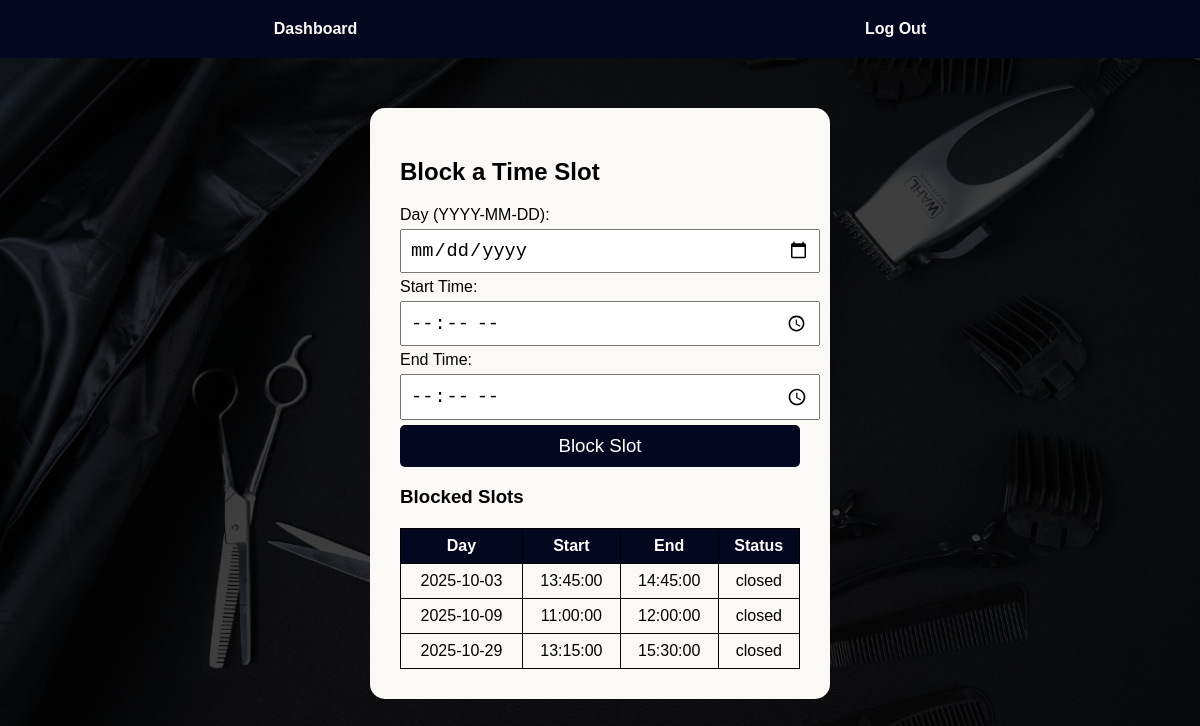
/manageavailability.php, run on the app's committed database.
### tables this page shows
CREATE TABLE IF NOT EXISTS `availability` (
  `id` int NOT NULL AUTO_INCREMENT,
  `day` varchar(20) NOT NULL,
  `start_time` time NOT NULL,
  `end_time` time NOT NULL,
  `status` enum('open','closed') NOT NULL DEFAULT 'open',
  PRIMARY KEY (`id`)
);

### manageavailability.php (the view, shortened to what this page needs)
<?php
$servername = "localhost";
$username   = "root";
$password   = "";
$dbname     = "puttalamsalon";
$conn = new mysqli($servername, $username, $password, $dbname);
$slots = $conn->query("SELECT * FROM availability ORDER BY day, start_time");
?>
<!DOCTYPE html>
<html lang="en">
<head>
</head>
<body>
    <nav class="navbar">
        <a href="admindashboard.php" class="nav-link">Dashboard</a>
        <a href="logout.php" class="nav-link">Log Out</a>
    </nav>
    <div class="container">
        <h2>Block a Time Slot</h2>
        <form method="POST">
            <label>Day (YYYY-MM-DD):</label>
            <input type="date" name="day" required>
            <label>Start Time:</label>
            <input type="time" name="start_time" required>
            <label>End Time:</label>
            <input type="time" name="end_time" required>
            <button type="submit">Block Slot</button>
        </form>
        <h3>Blocked Slots</h3>
        <?php if($slots->num_rows > 0): ?>
            <table>
                <tr>
                    <th>Day</th>
                    <th>Start</th>
                    <th>End</th>
                    <th>Status</th>
                </tr>
                <?php while($row = $slots->fetch_assoc()): ?>
                    <tr>
                        <td><?= $row['day'] ?></td>
                        <td><?= $row['start_time'] ?></td>
                        <td><?= $row['end_time'] ?></td>
                        <td><?= $row['status'] ?></td>
                    </tr>
                <?php endwhile; ?>
            </table>
        <?php else: ?>
            <p>No blocked slots.</p>
        <?php endif; ?>
    </div>
</body>
</html>

### manageavailability.php (style rules this page uses)
body { font-family: Arial, sans-serif; margin: 0; padding: 0; background-image: linear-gradient(rgba(0,0,0,0.75), rgba(0,0,0,0.75)), url(./n.jpg); background-size: cover; background-position: center;0FF; }
.navbar { display: flex; justify-content: space-around; background: #040720; padding: 20px; }
.nav-link { color: #FAF9F6; text-decoration: none; font-weight: bold; }
.container { width: 400px; margin: 50px auto; background: #FAF9F6; padding: 30px; border-radius: 15px; }
input, select { width: 100%; padding: 8px; margin: 5px 0; font-size: 14pt; }
button { padding: 10px; width: 100%; background: #040720; color: white; font-size: 14pt; border: none; border-radius: 5px; cursor: pointer; }
table { width: 100%; border-collapse: collapse; margin-top: 20px; }
th, td { border: 1px solid #000; padding: 8px; text-align: center; }
th { background: #040720; color: white; }

### data on the page
availability: day "2025-10-03", start_time "13:45:00", end_time "14:45:00", status "closed"
availability: day "2025-10-09", start_time "11:00:00", end_time "12:00:00", status "closed"
availability: day "2025-10-29", start_time "13:15:00", end_time "15:30:00", status "closed"
